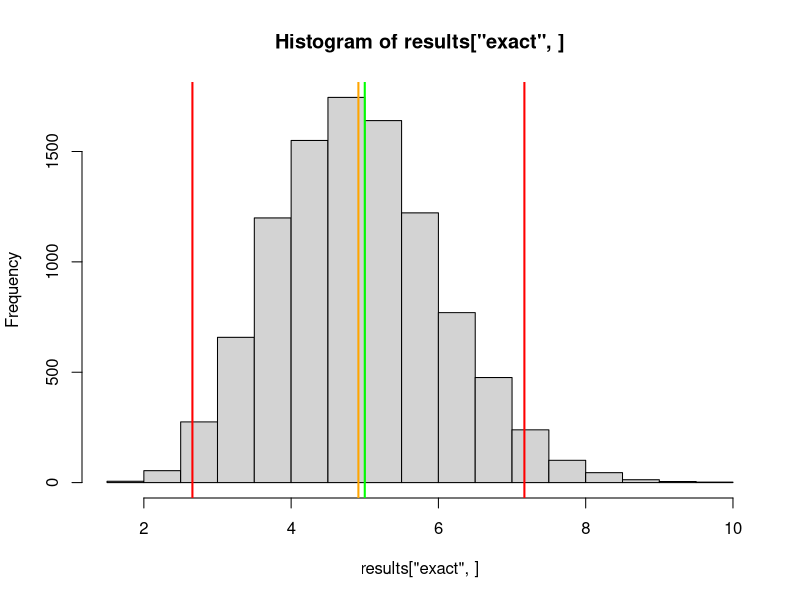
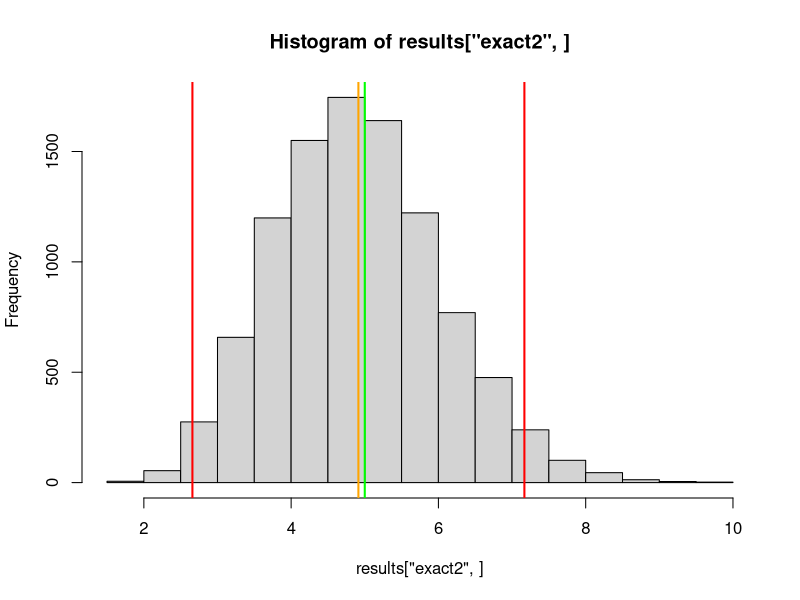
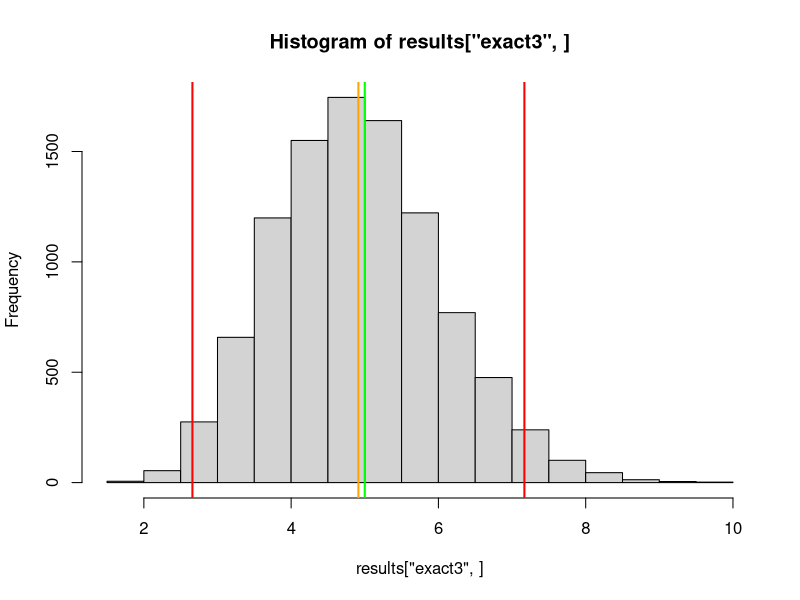
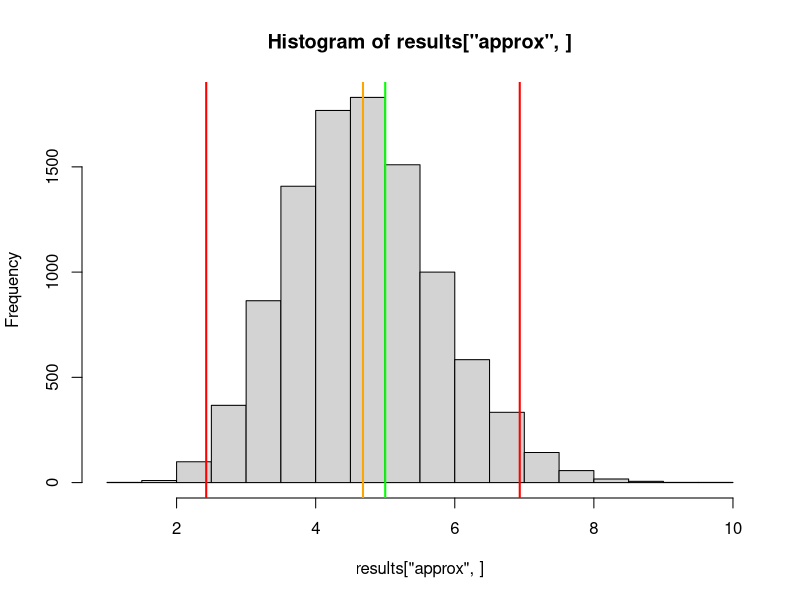
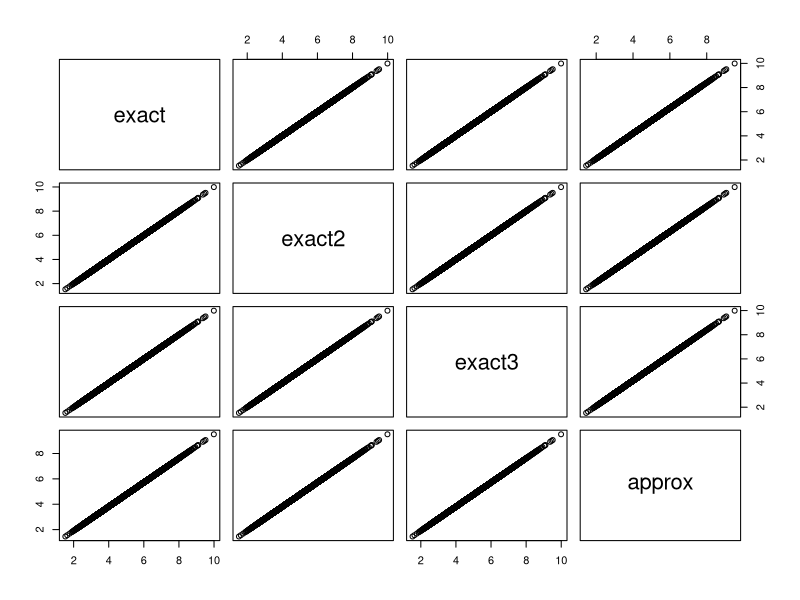
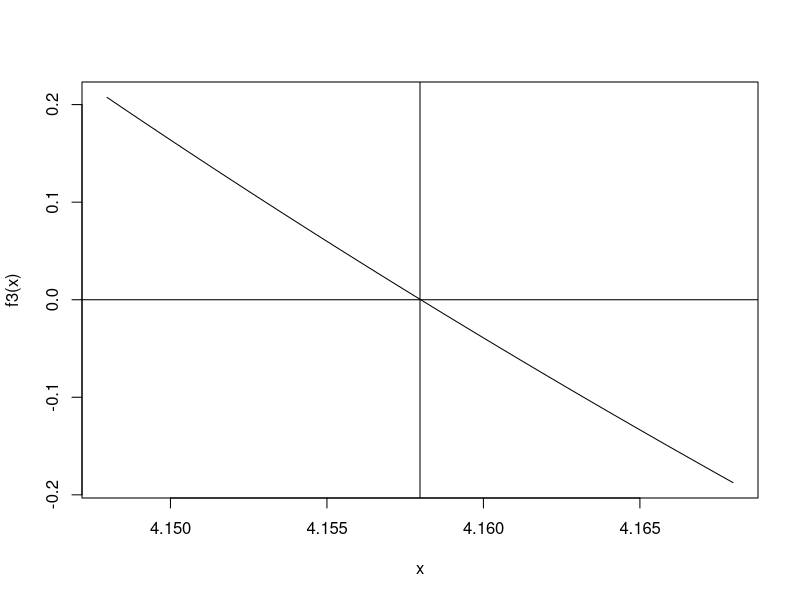
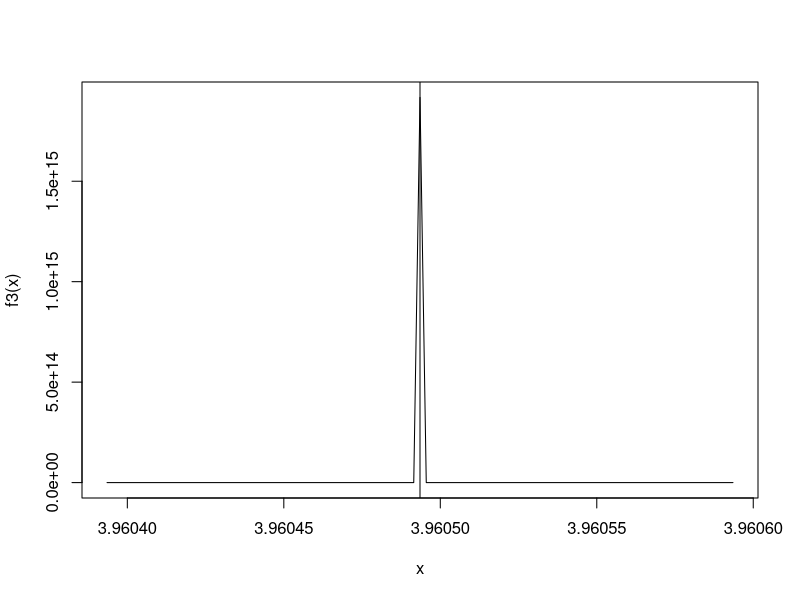

The R source for these figures, in order:
gen_data_and_est <- function(n, rate, search_int = c(0, 10)) {

  draws <- rexp(n, rate)
  y <- max(draws)
  f <- function(theta) {
    (n-1)*y*exp(-theta*y)/(1-exp(-theta*y)) + 1/theta - y
  }
  f2 <- function(theta) {
    y*(1-n*exp(-theta*y))/(1-exp(-theta*y)) - (1/theta)
  }
  f3 = function(theta) {
    (1-exp(-theta*y))/(y*(1-n*exp(-theta*y))) - theta
  }
  root_results <- uniroot(f, search_int)
  root_results2 <- uniroot(f2, search_int)
  exact_sol <- root_results$root
  exact_sol2 <- root_results2$root
  # f3 has the same root as f and f2, but it also has a vertical asymptote very close to this root
  # Specifically, it has the vertical asymptote at log(n)/y, which is the approximate solution!
  # For this reason, if we want to recover the solutions using f3, we need to restrict the search interval to avoid including the vertical asymptote
  root_results3 <- uniroot(f3, c(exact_sol - 1/n, exact_sol + 1/n))
  exact_sol3 <- root_results3$root
  approx_sol <- log(n)/y
  c("exact"=exact_sol,
    "exact2"=exact_sol2,
    "exact3" = exact_sol3,
    "approx"=approx_sol)
}
set.seed(11)
B = 10000
n = 100
rate = 5
results <- replicate(B, gen_data_and_est(n, rate))
hist(results["exact",])
abline(v = rate, lwd = 2, col = "green")
abline(v = mean(results["exact",]), lwd = 2, col = "orange")
abline(v = mean(results["exact",]) + 2*sd(results["exact",]), lwd = 2, col = "red")
abline(v = mean(results["exact",]) - 2*sd(results["exact",]), lwd=2, col="red")
hist(results["exact2",])
abline(v = rate, lwd = 2, col = "green")
abline(v = mean(results["exact2",]), lwd = 2, col = "orange")
abline(v = mean(results["exact2",]) + 2*sd(results["exact2",]), lwd = 2, col = "red")
abline(v = mean(results["exact2",]) - 2*sd(results["exact2",]), lwd=2, col="red")
hist(results["exact3",])
abline(v = rate, lwd = 2, col = "green")
abline(v = mean(results["exact3",]), lwd = 2, col = "orange")
abline(v = mean(results["exact3",]) + 2*sd(results["exact3",]), lwd = 2, col = "red")
abline(v = mean(results["exact3",]) - 2*sd(results["exact3",]), lwd=2, col="red")


hist(results["approx",])
abline(v = rate, lwd = 2, col = "green")
abline(v = mean(results["approx",]), lwd = 2, col = "orange")
abline(v = mean(results["approx",]) + 2*sd(results["exact",]), lwd = 2, col = "red")
abline(v = mean(results["approx",]) - 2*sd(results["exact",]), lwd=2, col="red")

cat("True parameter:",
    rate,
    "\nAverage exact estimate:",
    round(mean(results["exact",]), 5),
    "\nAverage exact estimate 2:",
    round(mean(results["exact2",]), 5),
    "\nAverage exact estimate 3:",
    round(mean(results["exact3",]), 5),
    "\nAverage approx estimate:",
    round(mean(results["approx",]), 5)
    )
pairs(t(results))

draws <- rexp(n, rate)
y <- max(draws)
f <- function(theta) {
  (n-1)*y*exp(-theta*y)/(1-exp(-theta*y)) + 1/theta - y
}
f3 = function(theta) {
  (1-exp(-theta*y))/(y*(1-n*exp(-theta*y))) - theta
}
root_results <- uniroot(f, c(0, 10))
exact_sol <- root_results$root
curve(f3, exact_sol - .01, exact_sol + .01)
abline(h = 0)
abline(v = exact_sol)
curve(f3, log(n)/y - .0001, log(n)/y + .0001)
abline(v = log(n)/y)

